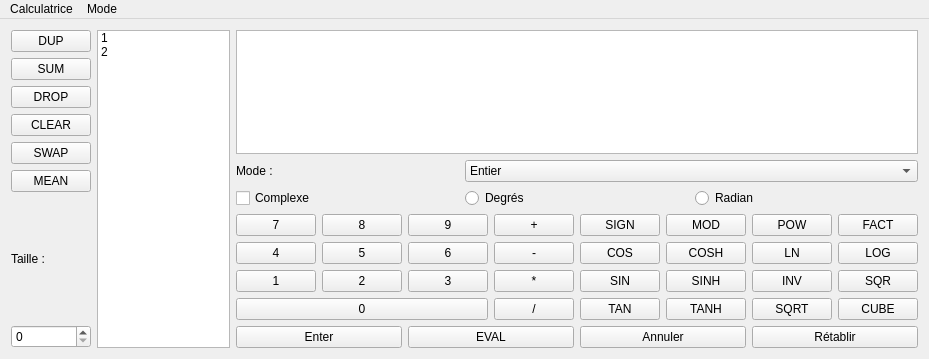
<?xml version="1.0" encoding="UTF-8"?>
<ui version="4.0">
 <class>MainWindow</class>
 <widget class="QMainWindow" name="MainWindow">
  <property name="enabled">
   <bool>true</bool>
  </property>
  <property name="geometry">
   <rect>
    <x>0</x>
    <y>0</y>
    <width>929</width>
    <height>359</height>
   </rect>
  </property>
  <property name="acceptDrops">
   <bool>false</bool>
  </property>
  <property name="windowTitle">
   <string>Calculatrice</string>
  </property>
  <property name="animated">
   <bool>true</bool>
  </property>
  <widget class="QWidget" name="centralWidget">
   <property name="enabled">
    <bool>true</bool>
   </property>
   <property name="autoFillBackground">
    <bool>false</bool>
   </property>
   <layout class="QVBoxLayout" name="verticalLayout_6">
    <item>
     <layout class="QHBoxLayout" name="horizontalLayout">
      <item>
       <layout class="QGridLayout" name="gridLayout_6">
        <item row="0" column="0">
         <widget class="QPushButton" name="pushButton_2">
          <property name="text">
           <string>DUP</string>
          </property>
         </widget>
        </item>
        <item row="1" column="0">
         <widget class="QPushButton" name="pushButton_3">
          <property name="text">
           <string>SUM</string>
          </property>
         </widget>
        </item>
        <item row="2" column="0">
         <widget class="QPushButton" name="pushButton_4">
          <property name="text">
           <string>DROP</string>
          </property>
         </widget>
        </item>
        <item row="3" column="0">
         <widget class="QPushButton" name="pushButton_6">
          <property name="text">
           <string>CLEAR</string>
          </property>
         </widget>
        </item>
        <item row="4" column="0">
         <widget class="QPushButton" name="pushButton">
          <property name="text">
           <string>SWAP</string>
          </property>
         </widget>
        </item>
        <item row="5" column="0">
         <widget class="QPushButton" name="pushButton_5">
          <property name="text">
           <string>MEAN</string>
          </property>
         </widget>
        </item>
        <item row="7" column="0">
         <widget class="QSpinBox" name="spinBox">
          <property name="maximum">
           <number>10</number>
          </property>
         </widget>
        </item>
        <item row="6" column="0">
         <widget class="QLabel" name="label_2">
          <property name="text">
           <string>Taille :</string>
          </property>
         </widget>
        </item>
       </layout>
      </item>
      <item>
       <widget class="QListWidget" name="listWidget">
        <property name="mouseTracking">
         <bool>false</bool>
        </property>
        <item>
         <property name="text">
          <string>1</string>
         </property>
        </item>
        <item>
         <property name="text">
          <string>2</string>
         </property>
        </item>
       </widget>
      </item>
      <item>
       <layout class="QVBoxLayout" name="verticalLayout_2">
        <item>
         <layout class="QVBoxLayout" name="verticalLayout_5">
          <item>
           <widget class="QTextEdit" name="textEdit">
            <property name="font">
             <font>
              <pointsize>24</pointsize>
             </font>
            </property>
            <property name="layoutDirection">
             <enum>Qt::LeftToRight</enum>
            </property>
            <property name="readOnly">
             <bool>true</bool>
            </property>
           </widget>
          </item>
          <item>
           <layout class="QGridLayout" name="gridLayout_2">
            <item row="0" column="1" colspan="2">
             <widget class="QComboBox" name="comboBox">
              <item>
               <property name="text">
                <string>Entier</string>
               </property>
              </item>
              <item>
               <property name="text">
                <string>Rationnel</string>
               </property>
              </item>
              <item>
               <property name="text">
                <string>Réel</string>
               </property>
              </item>
             </widget>
            </item>
            <item row="0" column="0">
             <widget class="QLabel" name="label">
              <property name="text">
               <string>Mode :</string>
              </property>
             </widget>
            </item>
            <item row="1" column="0">
             <widget class="QCheckBox" name="checkBox">
              <property name="text">
               <string>Complexe</string>
              </property>
             </widget>
            </item>
            <item row="1" column="1">
             <widget class="QRadioButton" name="radioButton">
              <property name="text">
               <string>Degrés</string>
              </property>
             </widget>
            </item>
            <item row="1" column="2">
             <widget class="QRadioButton" name="radioButton_2">
              <property name="text">
               <string>Radian</string>
              </property>
             </widget>
            </item>
           </layout>
          </item>
          <item>
           <layout class="QHBoxLayout" name="horizontalLayout_3">
            <item>
             <layout class="QGridLayout" name="gridLayout_4">
              <item row="0" column="0">
               <widget class="QPushButton" name="pushButton_7">
                <property name="text">
                 <string>7</string>
                </property>
               </widget>
              </item>
              <item row="0" column="1">
               <widget class="QPushButton" name="pushButton_8">
                <property name="text">
                 <string>8</string>
                </property>
               </widget>
              </item>
              <item row="0" column="2">
               <widget class="QPushButton" name="pushButton_9">
                <property name="text">
                 <string>9</string>
                </property>
               </widget>
              </item>
              <item row="0" column="3">
               <widget class="QPushButton" name="pushButton_10">
                <property name="text">
                 <string>+</string>
                </property>
               </widget>
              </item>
              <item row="1" column="0">
               <widget class="QPushButton" name="pushButton_11">
                <property name="text">
                 <string>4</string>
                </property>
               </widget>
              </item>
              <item row="2" column="0">
               <widget class="QPushButton" name="pushButton_12">
                <property name="text">
                 <string>1</string>
                </property>
               </widget>
              </item>
              <item row="4" column="0" colspan="2">
               <widget class="QPushButton" name="pushButton_21">
                <property name="text">
                 <string>Enter</string>
                </property>
               </widget>
              </item>
              <item row="1" column="1">
               <widget class="QPushButton" name="pushButton_14">
                <property name="text">
                 <string>5</string>
                </property>
               </widget>
              </item>
              <item row="2" column="1">
               <widget class="QPushButton" name="pushButton_17">
                <property name="text">
                 <string>2</string>
                </property>
               </widget>
              </item>
              <item row="3" column="0" colspan="3">
               <widget class="QPushButton" name="pushButton_13">
                <property name="text">
                 <string>0</string>
                </property>
               </widget>
              </item>
              <item row="1" column="2">
               <widget class="QPushButton" name="pushButton_15">
                <property name="text">
                 <string>6</string>
                </property>
               </widget>
              </item>
              <item row="2" column="2">
               <widget class="QPushButton" name="pushButton_18">
                <property name="text">
                 <string>3</string>
                </property>
               </widget>
              </item>
              <item row="3" column="3">
               <widget class="QPushButton" name="pushButton_22">
                <property name="text">
                 <string>/</string>
                </property>
               </widget>
              </item>
              <item row="4" column="2" colspan="2">
               <widget class="QPushButton" name="pushButton_40">
                <property name="text">
                 <string>EVAL</string>
                </property>
               </widget>
              </item>
              <item row="2" column="3">
               <widget class="QPushButton" name="pushButton_19">
                <property name="text">
                 <string>*</string>
                </property>
               </widget>
              </item>
              <item row="1" column="3">
               <widget class="QPushButton" name="pushButton_16">
                <property name="text">
                 <string>-</string>
                </property>
               </widget>
              </item>
             </layout>
            </item>
            <item>
             <layout class="QGridLayout" name="gridLayout_5">
              <item row="0" column="0">
               <widget class="QPushButton" name="pushButton_24">
                <property name="text">
                 <string>SIGN</string>
                </property>
               </widget>
              </item>
              <item row="0" column="1">
               <widget class="QPushButton" name="pushButton_25">
                <property name="text">
                 <string>MOD</string>
                </property>
               </widget>
              </item>
              <item row="0" column="2">
               <widget class="QPushButton" name="pushButton_26">
                <property name="text">
                 <string>POW</string>
                </property>
               </widget>
              </item>
              <item row="0" column="3">
               <widget class="QPushButton" name="pushButton_33">
                <property name="text">
                 <string>FACT</string>
                </property>
               </widget>
              </item>
              <item row="1" column="0">
               <widget class="QPushButton" name="pushButton_27">
                <property name="text">
                 <string>COS</string>
                </property>
               </widget>
              </item>
              <item row="1" column="1">
               <widget class="QPushButton" name="pushButton_28">
                <property name="text">
                 <string>COSH</string>
                </property>
               </widget>
              </item>
              <item row="2" column="0">
               <widget class="QPushButton" name="pushButton_34">
                <property name="text">
                 <string>SIN</string>
                </property>
               </widget>
              </item>
              <item row="2" column="1">
               <widget class="QPushButton" name="pushButton_35">
                <property name="text">
                 <string>SINH</string>
                </property>
               </widget>
              </item>
              <item row="3" column="0">
               <widget class="QPushButton" name="pushButton_29">
                <property name="text">
                 <string>TAN</string>
                </property>
               </widget>
              </item>
              <item row="3" column="1">
               <widget class="QPushButton" name="pushButton_36">
                <property name="text">
                 <string>TANH</string>
                </property>
               </widget>
              </item>
              <item row="4" column="0" colspan="2">
               <widget class="QPushButton" name="pushButton_20">
                <property name="text">
                 <string>Annuler</string>
                </property>
               </widget>
              </item>
              <item row="1" column="2">
               <widget class="QPushButton" name="pushButton_30">
                <property name="text">
                 <string>LN</string>
                </property>
               </widget>
              </item>
              <item row="2" column="2">
               <widget class="QPushButton" name="pushButton_31">
                <property name="text">
                 <string>INV</string>
                </property>
               </widget>
              </item>
              <item row="3" column="2">
               <widget class="QPushButton" name="pushButton_32">
                <property name="text">
                 <string>SQRT</string>
                </property>
               </widget>
              </item>
              <item row="3" column="3">
               <widget class="QPushButton" name="pushButton_39">
                <property name="text">
                 <string>CUBE</string>
                </property>
               </widget>
              </item>
              <item row="4" column="2" colspan="2">
               <widget class="QPushButton" name="pushButton_23">
                <property name="minimumSize">
                 <size>
                  <width>0</width>
                  <height>0</height>
                 </size>
                </property>
                <property name="text">
                 <string>Rétablir</string>
                </property>
               </widget>
              </item>
              <item row="2" column="3">
               <widget class="QPushButton" name="pushButton_38">
                <property name="text">
                 <string>SQR</string>
                </property>
               </widget>
              </item>
              <item row="1" column="3">
               <widget class="QPushButton" name="pushButton_37">
                <property name="text">
                 <string>LOG</string>
                </property>
               </widget>
              </item>
             </layout>
            </item>
           </layout>
          </item>
         </layout>
        </item>
       </layout>
      </item>
     </layout>
    </item>
   </layout>
  </widget>
  <widget class="QMenuBar" name="menuBar">
   <property name="geometry">
    <rect>
     <x>0</x>
     <y>0</y>
     <width>929</width>
     <height>25</height>
    </rect>
   </property>
   <widget class="QMenu" name="menuCalculatrice">
    <property name="title">
     <string>Calculatrice</string>
    </property>
    <addaction name="actionQuitter"/>
   </widget>
   <widget class="QMenu" name="menuMode">
    <property name="title">
     <string>Mode</string>
    </property>
    <addaction name="actionClavier"/>
   </widget>
   <addaction name="menuCalculatrice"/>
   <addaction name="menuMode"/>
  </widget>
  <action name="actionQuitter">
   <property name="text">
    <string>Quitter</string>
   </property>
  </action>
  <action name="actionClavier">
   <property name="checkable">
    <bool>true</bool>
   </property>
   <property name="checked">
    <bool>true</bool>
   </property>
   <property name="text">
    <string>Clavier</string>
   </property>
  </action>
 </widget>
 <layoutdefault spacing="6" margin="11"/>
 <resources/>
 <connections>
  <connection>
   <sender>actionQuitter</sender>
   <signal>triggered()</signal>
   <receiver>MainWindow</receiver>
   <slot>close()</slot>
   <hints>
    <hint type="sourcelabel">
     <x>-1</x>
     <y>-1</y>
    </hint>
    <hint type="destinationlabel">
     <x>369</x>
     <y>221</y>
    </hint>
   </hints>
  </connection>
  <connection>
   <sender>checkBox</sender>
   <signal>clicked(bool)</signal>
   <receiver>pushButton_25</receiver>
   <slot>setDisabled(bool)</slot>
   <hints>
    <hint type="sourcelabel">
     <x>241</x>
     <y>162</y>
    </hint>
    <hint type="destinationlabel">
     <x>668</x>
     <y>197</y>
    </hint>
   </hints>
  </connection>
  <connection>
   <sender>checkBox</sender>
   <signal>clicked(bool)</signal>
   <receiver>pushButton_27</receiver>
   <slot>setDisabled(bool)</slot>
   <hints>
    <hint type="sourcelabel">
     <x>404</x>
     <y>169</y>
    </hint>
    <hint type="destinationlabel">
     <x>577</x>
     <y>231</y>
    </hint>
   </hints>
  </connection>
  <connection>
   <sender>checkBox</sender>
   <signal>clicked(bool)</signal>
   <receiver>pushButton_28</receiver>
   <slot>setDisabled(bool)</slot>
   <hints>
    <hint type="sourcelabel">
     <x>323</x>
     <y>161</y>
    </hint>
    <hint type="destinationlabel">
     <x>692</x>
     <y>242</y>
    </hint>
   </hints>
  </connection>
  <connection>
   <sender>checkBox</sender>
   <signal>clicked(bool)</signal>
   <receiver>pushButton_34</receiver>
   <slot>setDisabled(bool)</slot>
   <hints>
    <hint type="sourcelabel">
     <x>377</x>
     <y>164</y>
    </hint>
    <hint type="destinationlabel">
     <x>585</x>
     <y>273</y>
    </hint>
   </hints>
  </connection>
  <connection>
   <sender>checkBox</sender>
   <signal>clicked(bool)</signal>
   <receiver>pushButton_35</receiver>
   <slot>setDisabled(bool)</slot>
   <hints>
    <hint type="sourcelabel">
     <x>229</x>
     <y>164</y>
    </hint>
    <hint type="destinationlabel">
     <x>679</x>
     <y>273</y>
    </hint>
   </hints>
  </connection>
  <connection>
   <sender>checkBox</sender>
   <signal>clicked(bool)</signal>
   <receiver>pushButton_29</receiver>
   <slot>setDisabled(bool)</slot>
   <hints>
    <hint type="sourcelabel">
     <x>356</x>
     <y>165</y>
    </hint>
    <hint type="destinationlabel">
     <x>603</x>
     <y>298</y>
    </hint>
   </hints>
  </connection>
  <connection>
   <sender>checkBox</sender>
   <signal>clicked(bool)</signal>
   <receiver>pushButton_36</receiver>
   <slot>setDisabled(bool)</slot>
   <hints>
    <hint type="sourcelabel">
     <x>296</x>
     <y>170</y>
    </hint>
    <hint type="destinationlabel">
     <x>693</x>
     <y>310</y>
    </hint>
   </hints>
  </connection>
  <connection>
   <sender>checkBox</sender>
   <signal>clicked(bool)</signal>
   <receiver>pushButton_26</receiver>
   <slot>setDisabled(bool)</slot>
   <hints>
    <hint type="sourcelabel">
     <x>271</x>
     <y>169</y>
    </hint>
    <hint type="destinationlabel">
     <x>794</x>
     <y>201</y>
    </hint>
   </hints>
  </connection>
  <connection>
   <sender>checkBox</sender>
   <signal>clicked(bool)</signal>
   <receiver>pushButton_33</receiver>
   <slot>setDisabled(bool)</slot>
   <hints>
    <hint type="sourcelabel">
     <x>282</x>
     <y>167</y>
    </hint>
    <hint type="destinationlabel">
     <x>874</x>
     <y>201</y>
    </hint>
   </hints>
  </connection>
  <connection>
   <sender>checkBox</sender>
   <signal>clicked(bool)</signal>
   <receiver>pushButton_30</receiver>
   <slot>setDisabled(bool)</slot>
   <hints>
    <hint type="sourcelabel">
     <x>268</x>
     <y>162</y>
    </hint>
    <hint type="destinationlabel">
     <x>768</x>
     <y>229</y>
    </hint>
   </hints>
  </connection>
  <connection>
   <sender>checkBox</sender>
   <signal>clicked(bool)</signal>
   <receiver>pushButton_37</receiver>
   <slot>setDisabled(bool)</slot>
   <hints>
    <hint type="sourcelabel">
     <x>259</x>
     <y>163</y>
    </hint>
    <hint type="destinationlabel">
     <x>885</x>
     <y>229</y>
    </hint>
   </hints>
  </connection>
  <connection>
   <sender>checkBox</sender>
   <signal>clicked(bool)</signal>
   <receiver>pushButton_31</receiver>
   <slot>setDisabled(bool)</slot>
   <hints>
    <hint type="sourcelabel">
     <x>210</x>
     <y>166</y>
    </hint>
    <hint type="destinationlabel">
     <x>780</x>
     <y>273</y>
    </hint>
   </hints>
  </connection>
  <connection>
   <sender>checkBox</sender>
   <signal>clicked(bool)</signal>
   <receiver>pushButton_32</receiver>
   <slot>setDisabled(bool)</slot>
   <hints>
    <hint type="sourcelabel">
     <x>197</x>
     <y>167</y>
    </hint>
    <hint type="destinationlabel">
     <x>777</x>
     <y>300</y>
    </hint>
   </hints>
  </connection>
 </connections>
</ui>
